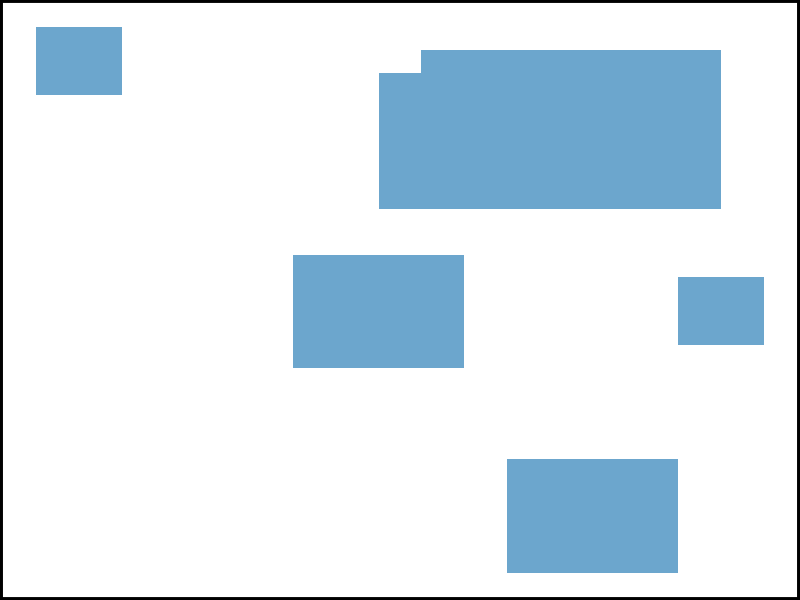

Generate this figure with R:
## ---- chunk 1
knitr::opts_chunk$set(echo = TRUE)
library(tidyverse)
library(readxl)
## ---- chunk 2
# utility function to get rle as a named vector
vec_rle <- function(v){
    temp <- rle(v)
    out <- temp$values
    names(out) <- temp$lengths
    return(out)
}

# utility function to map table with their columns/rows in a bigger table
make_df_index <- function(v){
    table_rle <- vec_rle(v)
    divide_points <- c(0,cumsum(names(table_rle)))
    table_index <- map2((divide_points + 1)[1:length(divide_points)-1],
                        divide_points[2:length(divide_points)],
                        ~.x:.y)
    return(table_index[table_rle])
}

# split a large table in one direction if there are blank columns or rows
split_direction <- function(df,direction = "col"){
    if(direction == "col"){
        col_has_data <- unname(map_lgl(df,~!all(is.na(.x))))
        df_mapping <- make_df_index(col_has_data)
        out <- map(df_mapping,~df[,.x])
    } else if(direction == "row"){
        row_has_data <- df %>% 
            mutate_all(~!is.na(.x)) %>%
            as.matrix() %>% 
            apply(1,any)
        df_mapping <- make_df_index(row_has_data)
        out <- map(df_mapping,~df[.x,])
    }
    return(out)
}

# sometimes different tables are close to each other without empty space in between
# in thoses cases we need to manually insert rows and columns in the dataframe in
# order to make split_df() function to work
insert_row <- function(df,at,on = "below"){
    df <- as_tibble(df)
    if(!is.integer(at)) stop("at should be a integer")
    if(on == "below"){
        
    } else if(on == "above"){
        at <- at - 1
    } else {
        stop("on should be either 'below' or above")
    }
    
    if(at > 0){
        df1 <- df[1:at,]
        df2 <- df[at+1:nrow(df)-at,]
        out <- df1 %>%
            add_row() %>%
            bind_rows(df2)  
    } else if(at == 0) {
        df1 <- df[0,]
        df2 <- df[at+1:nrow(df)-at,]
        out <- df1 %>%
            add_row() %>%
            bind_rows(df2)
    } else {
        stop("Positon 'at' should be at least 1")
    }
    return(out)
}

insert_column <- function(df,at,on = "right"){
    df <- as_tibble(df)
    if(!is.integer(at)) stop("at should be a integer")
    if(on == "right"){
        
    } else if(on == "left"){
        at <- at - 1
    } else {
        stop("on should be either 'right' or left")
    }
    
    if(at > 0){
        df1 <- df[,1:at]
        df1[,1+ncol(df1)] <- NA
        df2 <- df[,at+1:ncol(df)-at]
        out <- df1 %>%
            bind_cols(df2)  
    } else if(at == 0) {
        df1 <- df[,0]
        df1[,1] <- NA
        df2 <- df
        out <- df1 %>%
            bind_cols(df2)
    } else {
        stop("Positon 'at' should be at least 1")
    }
    return(out)
}
## ---- chunk 3
# split a large table into smaller tables if there are blank columns or rows
# if you still see entire rows or columns missing. Please increase complexity
split_df <- function(df,showWarnig = TRUE,complexity = 1){
    if(showWarnig){
        warning("Please don't use first row as column names.")
    }
    
    out <- split_direction(df,"col")
    
    for(i in 1 :complexity){
        out <- out %>%
            map(~split_direction(.x,"row")) %>%
            flatten() %>%
            map(~split_direction(.x,"col")) %>%
            flatten()
    }
    return(out)
    
}

# set first row as column names for a data frame and remove the original first row
set_1row_colname <- function(df){
    colnames(df) <- as.character(df[1,])
    out <- df[-1,]
    return(out)
}

#display the rough shape of table in a sheet with multiple tables
display_table_shape <- function(df){
    colnames(df) <- 1:ncol(df)
    
    out <- df %>%
        map_df(~as.numeric(!is.na(.x))) %>%
        gather(key = "x",value = "value") %>%
        mutate(x = as.numeric(x)) %>%
        group_by(x) %>%
        mutate(y = -row_number()) %>%
        ungroup() %>%
        filter(value == 1) %>%
        ggplot(aes(x = x, y = y,fill = value)) +
        geom_tile(fill = "skyblue3") +
        scale_x_continuous(position = "top") +
        theme_void() +
        theme(legend.position="none",
              panel.border = element_rect(colour = "black", fill=NA, size=2))
    return(out)
}
## ---- chunk 4

all_table <- read_excel("multiple_tables_sheet.xlsx")
split_df(all_table)

set_1row_colname(split_df(all_table,showWarnig = F)[[2]])

display_table_shape(all_table)


insert_column(mtcars,2L,"right")
insert_column(mtcars,1L,"left")


insert_row(mtcars,2L,"below")
insert_row(mtcars,1L,"above")
## ---- chunk 5
# utility function to get rle as a named vector
vec_rle <- function(v){
    temp <- rle(v)
    out <- temp$values
    names(out) <- temp$lengths
    return(out)
}

# utility function to map table with their columns/rows in a bigger table
make_df_index <- function(v){
    table_rle <- vec_rle(v)
    divide_points <- c(0,cumsum(names(table_rle)))
    table_index <- map2((divide_points + 1)[1:length(divide_points)-1],
                        divide_points[2:length(divide_points)],
                        ~.x:.y)
    return(table_index[table_rle])
}

# split a large table in one direction if there are blank columns or rows
split_direction <- function(df,direction = "col"){
    if(direction == "col"){
        col_has_data <- unname(map_lgl(df,~!all(is.na(.x))))
        df_mapping <- make_df_index(col_has_data)
        out <- map(df_mapping,~df[,.x])
    } else if(direction == "row"){
        row_has_data <- df %>% 
            mutate_all(~!is.na(.x)) %>%
            as.matrix() %>% 
            apply(1,any)
        df_mapping <- make_df_index(row_has_data)
        out <- map(df_mapping,~df[.x,])
    }
    return(out)
}

# sometimes different tables are close to each other without empty space in between
# in thoses cases we need to manually insert rows and columns in the dataframe in
# order to make split_df() function to work
insert_row <- function(df,at,on = "below"){
    df <- as_tibble(df)
    if(!is.integer(at)) stop("at should be a integer")
    if(on == "below"){
        
    } else if(on == "above"){
        at <- at - 1
    } else {
        stop("on should be either 'below' or above")
    }
    
    if(at > 0){
        df1 <- df[1:at,]
        df2 <- df[at+1:nrow(df)-at,]
        out <- df1 %>%
            add_row() %>%
            bind_rows(df2)  
    } else if(at == 0) {
        df1 <- df[0,]
        df2 <- df[at+1:nrow(df)-at,]
        out <- df1 %>%
            add_row() %>%
            bind_rows(df2)
    } else {
        stop("Positon 'at' should be at least 1")
    }
    return(out)
}

insert_column <- function(df,at,on = "right"){
    df <- as_tibble(df)
    if(!is.integer(at)) stop("at should be a integer")
    if(on == "right"){
        
    } else if(on == "left"){
        at <- at - 1
    } else {
        stop("on should be either 'right' or left")
    }
    
    if(at > 0){
        df1 <- df[,1:at]
        df1[,1+ncol(df1)] <- NA
        df2 <- df[,at+1:ncol(df)-at]
        out <- df1 %>%
            bind_cols(df2)  
    } else if(at == 0) {
        df1 <- df[,0]
        df1[,1] <- NA
        df2 <- df
        out <- df1 %>%
            bind_cols(df2)
    } else {
        stop("Positon 'at' should be at least 1")
    }
    return(out)
}

# split a large table into smaller tables if there are blank columns or rows
# if you still see entire rows or columns missing. Please increase complexity
split_df <- function(df,showWarnig = TRUE,complexity = 1){
    if(showWarnig){
        warning("Please don't use first row as column names.")
    }
    
    out <- split_direction(df,"col")
    
    for(i in 1 :complexity){
        out <- out %>%
            map(~split_direction(.x,"row")) %>%
            flatten() %>%
            map(~split_direction(.x,"col")) %>%
            flatten()
    }
    return(out)
    
}

# set first row as column names for a data frame and remove the original first row
set_1row_colname <- function(df){
    colnames(df) <- as.character(df[1,])
    out <- df[-1,]
    return(out)
}

#display the rough shape of table in a sheet with multiple tables
display_table_shape <- function(df){
    colnames(df) <- 1:ncol(df)
    
    out <- df %>%
        map_df(~as.numeric(!is.na(.x))) %>%
        gather(key = "x",value = "value") %>%
        mutate(x = as.numeric(x)) %>%
        group_by(x) %>%
        mutate(y = -row_number()) %>%
        ungroup() %>%
        filter(value == 1) %>%
        ggplot(aes(x = x, y = y,fill = value)) +
        geom_tile(fill = "skyblue3") +
        scale_x_continuous(position = "top") +
        theme_void() +
        theme(legend.position="none",
              panel.border = element_rect(colour = "black", fill=NA, size=2))
    return(out)
}
